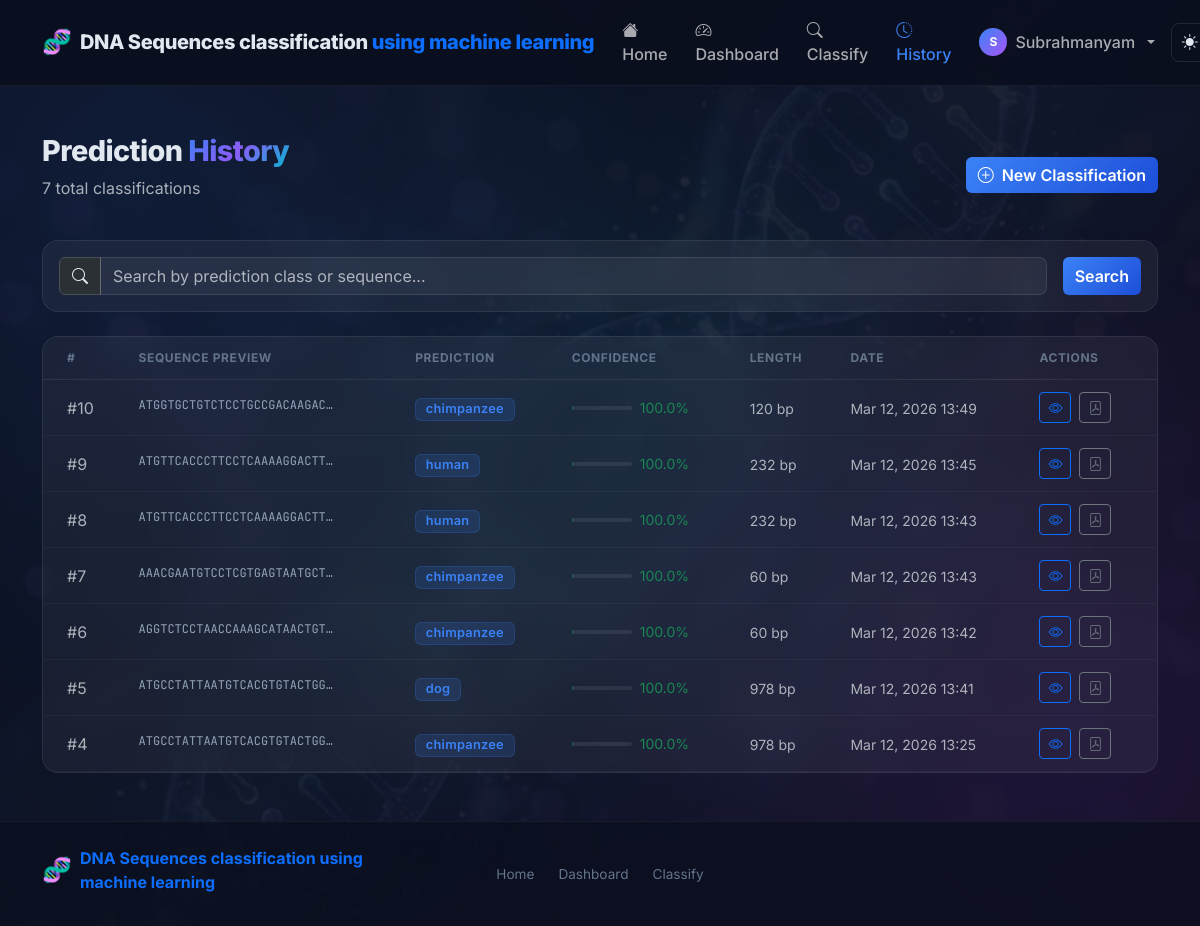
Page /dna/history/ (signed in) on the earlier database version.
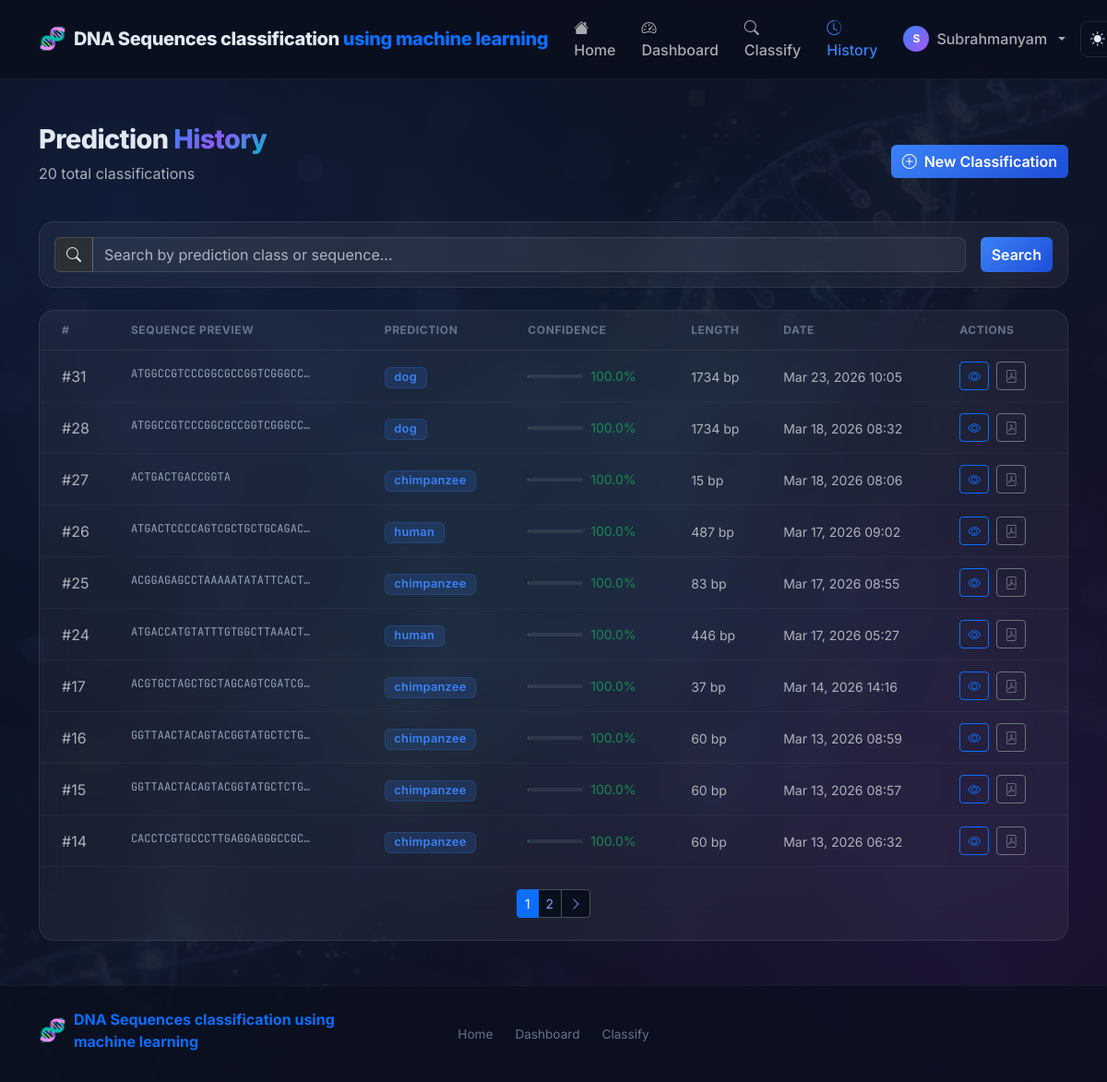
Same page on the later database version.
### dna_classifier/models.py (models this page shows, shortened)
class DNASequence(models.Model):
    user = models.ForeignKey(User, on_delete=models.CASCADE, related_name='dnasequence_set')
    sequence = models.TextField(help_text="The cleaned DNA sequence (ATGC only)")
    prediction = models.CharField(max_length=200)
    confidence_score = models.FloatField(default=0.0, help_text="Prediction confidence (0-1)")
    ai_explanation = models.TextField(blank=True, default='')
    ai_suggestions = models.TextField(blank=True, default='')
    created_at = models.DateTimeField(auto_now_add=True)
    class Meta:
        ordering = ['-created_at']
        verbose_name = 'DNA Sequence'
        verbose_name_plural = 'DNA Sequences'
    @property
    def short_sequence(self):
        return self.sequence[:60] + '...' if len(self.sequence) > 60 else self.sequence
    @property
    def confidence_percent(self):
        return f"{self.confidence_score * 100:.1f}%"
    @property
    def confidence_color(self):
        if self.confidence_score >= 0.8:
            return 'success'
        elif self.confidence_score >= 0.5:
            return 'warning'
        return 'danger'

### dna_classifier/views.py (the view)
# urls.py: path('dna/history/', views.history_view, name='history'),
@login_required
def history_view(request):
    query = request.GET.get('q', '')
    predictions = DNASequence.objects.filter(user=request.user)
    if query:
        predictions = predictions.filter(prediction__icontains=query) | \
                      predictions.filter(sequence__icontains=query)
    paginator = Paginator(predictions.order_by('-created_at'), 10)
    page_number = request.GET.get('page')
    page_obj = paginator.get_page(page_number)
    context = {
        'page_obj': page_obj,
        'query': query,
        'total_count': predictions.count(),
        'title': 'Prediction History',
    }
    return render(request, 'history.html', context)

### templates/history.html (shortened to what the changed rows need)
{% extends 'base.html' %}
{% block content %}
<div class="container-xl py-5">
    <div class="d-flex justify-content-between align-items-center mb-4">
        <div>
            <h1 class="page-title">Prediction <span class="gradient-text">History</span></h1>
            <p class="text-muted">{{ total_count }} total classification{{ total_count|pluralize }}</p>
        </div>
    </div>
    {% if page_obj %}
    <div class="glass-card p-0 overflow-hidden">
        <div class="table-responsive">
            <table class="table table-hover glass-table align-middle mb-0">
                <thead>
                    <tr>
                        <th class="ps-4">#</th>
                        <th>Sequence Preview</th>
                        <th>Prediction</th>
                        <th>Confidence</th>
                        <th>Length</th>
                        <th>Date</th>
                        <th class="pe-4">Actions</th>
                    </tr>
                </thead>
                <tbody>
                    {% for pred in page_obj %}
                    <tr>
                        <td class="ps-4 text-muted">#{{ pred.pk }}</td>
                        <td>
                            <code class="seq-preview font-mono">{{ pred.short_sequence }}</code>
                        </td>
                        <td>
                            <span class="badge prediction-badge">{{ pred.prediction }}</span>
                        </td>
                        <td>
                            <div class="d-flex align-items-center gap-2">
                                <div class="confidence-mini">
                                </div>
                                <small class="text-{{ pred.confidence_color }}">{{ pred.confidence_percent }}</small>
                            </div>
                        </td>
                        <td><small class="text-muted">{{ pred.sequence|length }} bp</small></td>
                        <td><small class="text-muted">{{ pred.created_at|date:"M d, Y H:i" }}</small></td>
                        <td class="pe-4">
                            <div class="d-flex gap-2">
                                <a href="{% url 'result' pred.pk %}" class="btn btn-sm btn-outline-primary" title="View">
                                    <i class="bi bi-eye"></i>
                                </a>
                                <a href="{% url 'export_pdf' pred.pk %}" class="btn btn-sm btn-outline-secondary" title="Export PDF">
                                    <i class="bi bi-file-pdf"></i>
                                </a>
                            </div>
                        </td>
                    </tr>
                    {% endfor %}
                </tbody>
            </table>
        </div>
        {% if page_obj.has_other_pages %}
        <div class="d-flex justify-content-center py-4">
            <nav>
                <ul class="pagination pagination-sm mb-0">
                    {% for num in page_obj.paginator.page_range %}
                    <li class="page-item {% if page_obj.number == num %}active{% endif %}">
                        <a class="page-link" href="?page={{ num }}{% if query %}&q={{ query }}{% endif %}">{{ num }}</a>
                    </li>
                    {% endfor %}
                    {% if page_obj.has_next %}
                    <li class="page-item">
                        <a class="page-link" href="?page={{ page_obj.next_page_number }}{% if query %}&q={{ query }}{% endif %}">
                            <i class="bi bi-chevron-right"></i>
                        </a>
                    </li>
                    {% endif %}
                </ul>
            </nav>
        </div>
        {% endif %}
    </div>
    {% endif %}
</div>
{% endblock %}

Differences in the rows shown:
no longer on this page (row unchanged): DNASequence: pk "10", short_sequence "ATGGTGCTGTCTCCTGCCGACAAGAC…", prediction "chimpanzee", confidence_percent "100.0%", sequence|length "120", created_at "Mar 12, 2026 13:49"
no longer on this page (row unchanged): DNASequence: pk "9", short_sequence "ATGTTCACCCTTCCTCAAAAGGACTT…", prediction "human", confidence_percent "100.0%", sequence|length "232", created_at "Mar 12, 2026 13:45"
no longer on this page (row unchanged): DNASequence: pk "8", short_sequence "ATGTTCACCCTTCCTCAAAAGGACTT…", prediction "human", confidence_percent "100.0%", sequence|length "232", created_at "Mar 12, 2026 13:43"
no longer on this page (row unchanged): DNASequence: pk "7", short_sequence "AAACGAATGTCCTCGTGAGTAATGCT…", prediction "chimpanzee", confidence_percent "100.0%", sequence|length "60", created_at "Mar 12, 2026 13:43"
no longer on this page (row unchanged): DNASequence: pk "6", short_sequence "AGGTCTCCTAACCAAAGCATAACTGT…", prediction "chimpanzee", confidence_percent "100.0%", sequence|length "60", created_at "Mar 12, 2026 13:42"
no longer on this page (row unchanged): DNASequence: pk "5", short_sequence "ATGCCTATTAATGTCACGTGTACTGG…", prediction "dog", confidence_percent "100.0%", sequence|length "978", created_at "Mar 12, 2026 13:41"
no longer on this page (row unchanged): DNASequence: pk "4", short_sequence "ATGCCTATTAATGTCACGTGTACTGG…", prediction "chimpanzee", confidence_percent "100.0%", sequence|length "978", created_at "Mar 12, 2026 13:25"
added DNASequence: pk "31", short_sequence "ATGGCCGTCCCGGCGCCGGTCGGGCC…", prediction "dog", confidence_percent "100.0%", sequence|length "1734", created_at "Mar 23, 2026 10:05"
added DNASequence: pk "28", short_sequence "ATGGCCGTCCCGGCGCCGGTCGGGCC…", prediction "dog", confidence_percent "100.0%", sequence|length "1734", created_at "Mar 18, 2026 08:32"
added DNASequence: pk "27", short_sequence "ACTGACTGACCGGTA", prediction "chimpanzee", confidence_percent "100.0%", sequence|length "15", created_at "Mar 18, 2026 08:06"
added DNASequence: pk "26", short_sequence "ATGACTCCCCAGTCGCTGCTGCAGAC…", prediction "human", confidence_percent "100.0%", sequence|length "487", created_at "Mar 17, 2026 09:02"
added DNASequence: pk "25", short_sequence "ACGGAGAGCCTAAAAATATATTCACT…", prediction "chimpanzee", confidence_percent "100.0%", sequence|length "83", created_at "Mar 17, 2026 08:55"
added DNASequence: pk "24", short_sequence "ATGACCATGTATTTGTGGCTTAAACT…", prediction "human", confidence_percent "100.0%", sequence|length "446", created_at "Mar 17, 2026 05:27"
added DNASequence: pk "17", short_sequence "ACGTGCTAGCTGCTAGCAGTCGATCG…", prediction "chimpanzee", confidence_percent "100.0%", sequence|length "37", created_at "Mar 14, 2026 14:16"
added DNASequence: pk "16", short_sequence "GGTTAACTACAGTACGGTATGCTCTG…", prediction "chimpanzee", confidence_percent "100.0%", sequence|length "60", created_at "Mar 13, 2026 08:59"
added DNASequence: pk "15", short_sequence "GGTTAACTACAGTACGGTATGCTCTG…", prediction "chimpanzee", confidence_percent "100.0%", sequence|length "60", created_at "Mar 13, 2026 08:57"
added DNASequence: pk "14", short_sequence "CACCTCGTGCCCTTGAGGAGGGCCGC…", prediction "chimpanzee", confidence_percent "100.0%", sequence|length "60", created_at "Mar 13, 2026 06:32"
Other differences:
{{ total_count }}: "7" → "20"
new list line: "1"
new list line: "2"
